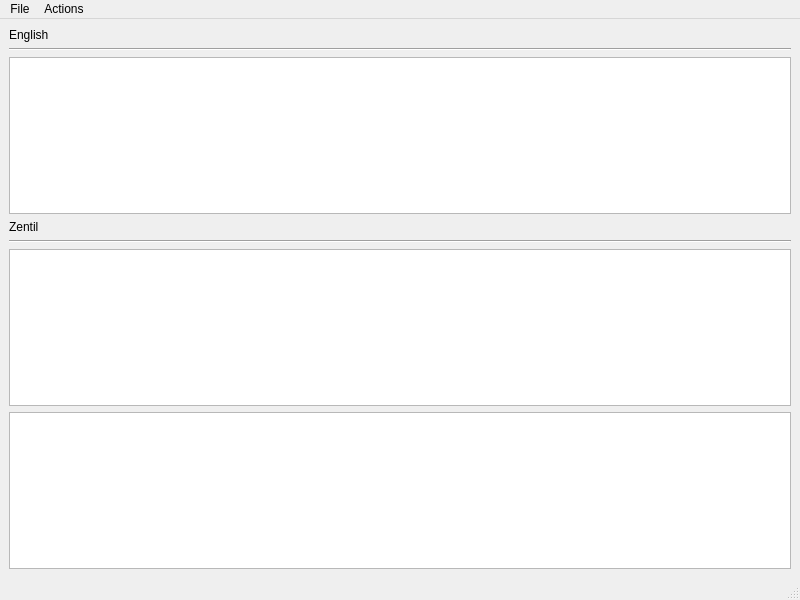
<?xml version="1.0" encoding="UTF-8"?>
<ui version="4.0">
 <class>MainWindow</class>
 <widget class="QMainWindow" name="MainWindow">
  <property name="geometry">
   <rect>
    <x>0</x>
    <y>0</y>
    <width>800</width>
    <height>600</height>
   </rect>
  </property>
  <property name="windowTitle">
   <string>MainWindow</string>
  </property>
  <widget class="QWidget" name="centralwidget">
   <layout class="QVBoxLayout" name="verticalLayout_2">
    <item>
     <layout class="QVBoxLayout" name="verticalLayout">
      <item>
       <widget class="QLabel" name="engLable">
        <property name="text">
         <string>English</string>
        </property>
       </widget>
      </item>
      <item>
       <widget class="Line" name="line_2">
        <property name="orientation">
         <enum>Qt::Horizontal</enum>
        </property>
       </widget>
      </item>
      <item>
       <widget class="QTextEdit" name="engOut"/>
      </item>
      <item>
       <widget class="QLabel" name="zenLable">
        <property name="text">
         <string>Zentil</string>
        </property>
       </widget>
      </item>
      <item>
       <widget class="Line" name="line">
        <property name="orientation">
         <enum>Qt::Horizontal</enum>
        </property>
       </widget>
      </item>
      <item>
       <widget class="QTextEdit" name="zenOut"/>
      </item>
      <item>
       <widget class="QGraphicsView" name="graphicsView"/>
      </item>
     </layout>
    </item>
   </layout>
  </widget>
  <widget class="QMenuBar" name="menubar">
   <property name="geometry">
    <rect>
     <x>0</x>
     <y>0</y>
     <width>800</width>
     <height>22</height>
    </rect>
   </property>
   <widget class="QMenu" name="menuAction">
    <property name="title">
     <string>Actions</string>
    </property>
    <addaction name="allLetters"/>
    <addaction name="menuEnunciation"/>
    <addaction name="menuChangeColor"/>
   </widget>
   <widget class="QMenu" name="menuFile">
    <property name="title">
     <string>File</string>
    </property>
    <addaction name="menuSaveImage"/>
   </widget>
   <addaction name="menuFile"/>
   <addaction name="menuAction"/>
  </widget>
  <widget class="QStatusBar" name="statusbar"/>
  <action name="allLetters">
   <property name="text">
    <string>Display Letters</string>
   </property>
  </action>
  <action name="menuSaveImage">
   <property name="text">
    <string>Save Image</string>
   </property>
  </action>
  <action name="menuEnunciation">
   <property name="text">
    <string>Display Enunciation</string>
   </property>
  </action>
  <action name="menuChangeColor">
   <property name="text">
    <string>Change Letter Color</string>
   </property>
  </action>
 </widget>
 <resources/>
 <connections/>
</ui>
